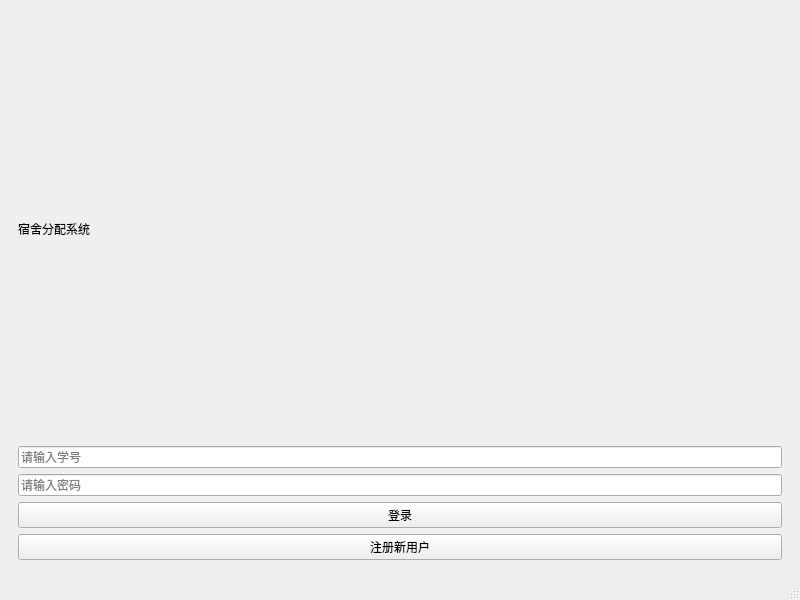
<?xml version="1.0" encoding="UTF-8"?>
<ui version="4.0">
 <class>MainWindow</class>
 <widget class="QMainWindow" name="MainWindow">
  <property name="geometry">
   <rect>
    <x>0</x>
    <y>0</y>
    <width>800</width>
    <height>600</height>
   </rect>
  </property>
  <property name="windowTitle">
   <string>宿舍分配系统</string>
  </property>
  <widget class="QWidget" name="centralwidget">
   <layout class="QVBoxLayout" name="verticalLayout">
    <item>
     <widget class="QStackedWidget" name="stackedWidget">
      <!-- 登录页面 -->
      <widget class="QWidget" name="loginPage">
       <layout class="QVBoxLayout" name="verticalLayout_2">
        <item>
         <widget class="QLabel" name="loginTitle">
          <property name="text">
           <string>宿舍分配系统</string>
          </property>
         </widget>
        </item>
        <item>
         <widget class="QLineEdit" name="studentIdInput">
          <property name="placeholderText">
           <string>请输入学号</string>
          </property>
         </widget>
        </item>
        <item>
         <widget class="QLineEdit" name="passwordInput">
          <property name="echoMode">
           <enum>QLineEdit::Password</enum>
          </property>
          <property name="placeholderText">
           <string>请输入密码</string>
          </property>
         </widget>
        </item>
        <item>
         <widget class="QPushButton" name="loginButton">
          <property name="text">
           <string>登录</string>
          </property>
         </widget>
        </item>
        <item>
         <widget class="QPushButton" name="registerButton">
          <property name="text">
           <string>注册新用户</string>
          </property>
         </widget>
        </item>
       </layout>
      </widget>

      <!-- 注册页面 -->
      <widget class="QWidget" name="registerPage">
       <layout class="QVBoxLayout" name="verticalLayout_3">
        <item>
         <widget class="QLabel" name="registerTitle">
          <property name="text">
           <string>新用户注册</string>
          </property>
         </widget>
        </item>
        <item>
         <widget class="QLabel" name="regIdCardLabel">
          <property name="text">
           <string>身份证号：</string>
          </property>
         </widget>
        </item>
        <item>
         <widget class="QLineEdit" name="regIdCardInput">
          <property name="placeholderText">
           <string>请输入18位身份证号</string>
          </property>
         </widget>
        </item>
        <item>
         <widget class="QLabel" name="regNameLabel">
          <property name="text">
           <string>姓名：</string>
          </property>
         </widget>
        </item>
        <item>
         <widget class="QLineEdit" name="regNameInput">
          <property name="placeholderText">
           <string>请输入姓名</string>
          </property>
         </widget>
        </item>
        <item>
         <widget class="QLabel" name="regGenderLabel">
          <property name="text">
           <string>性别：</string>
          </property>
         </widget>
        </item>
        <item>
         <widget class="QComboBox" name="regGenderInput">
          <property name="sizePolicy">
           <sizepolicy hsizetype="Expanding" vsizetype="Fixed">
            <horstretch>0</horstretch>
            <verstretch>0</verstretch>
           </sizepolicy>
          </property>
          <property name="minimumSize">
           <size>
            <width>0</width>
            <height>40</height>
           </size>
          </property>
          <item>
           <property name="text">
            <string>男</string>
           </property>
          </item>
          <item>
           <property name="text">
            <string>女</string>
           </property>
          </item>
         </widget>
        </item>
        <item>
         <widget class="QLabel" name="regMajorLabel">
          <property name="text">
           <string>专业：</string>
          </property>
         </widget>
        </item>
        <item>
         <widget class="QComboBox" name="regMajorInput">
          <property name="sizePolicy">
           <sizepolicy hsizetype="Expanding" vsizetype="Fixed">
            <horstretch>0</horstretch>
            <verstretch>0</verstretch>
           </sizepolicy>
          </property>
          <property name="minimumSize">
           <size>
            <width>0</width>
            <height>40</height>
           </size>
          </property>
          <item>
           <property name="text">
            <string>计算机科学与技术</string>
           </property>
          </item>
          <item>
           <property name="text">
            <string>软件工程</string>
           </property>
          </item>
          <item>
           <property name="text">
            <string>人工智能</string>
           </property>
          </item>
          <item>
           <property name="text">
            <string>数据科学</string>
           </property>
          </item>
          <item>
           <property name="text">
            <string>电子信息工程</string>
           </property>
          </item>
          <item>
           <property name="text">
            <string>通信工程</string>
           </property>
          </item>
          <item>
           <property name="text">
            <string>自动化</string>
           </property>
          </item>
          <item>
           <property name="text">
            <string>机械工程</string>
           </property>
          </item>
          <item>
           <property name="text">
            <string>电气工程</string>
           </property>
          </item>
          <item>
           <property name="text">
            <string>土木工程</string>
           </property>
          </item>
          <item>
           <property name="text">
            <string>化学工程</string>
           </property>
          </item>
          <item>
           <property name="text">
            <string>生物工程</string>
           </property>
          </item>
          <item>
           <property name="text">
            <string>环境工程</string>
           </property>
          </item>
          <item>
           <property name="text">
            <string>材料科学与工程</string>
           </property>
          </item>
          <item>
           <property name="text">
            <string>工业工程</string>
           </property>
          </item>
          <item>
           <property name="text">
            <string>经济学</string>
           </property>
          </item>
          <item>
           <property name="text">
            <string>金融学</string>
           </property>
          </item>
          <item>
           <property name="text">
            <string>工商管理</string>
           </property>
          </item>
          <item>
           <property name="text">
            <string>市场营销</string>
           </property>
          </item>
          <item>
           <property name="text">
            <string>会计学</string>
           </property>
          </item>
          <item>
           <property name="text">
            <string>法学</string>
           </property>
          </item>
          <item>
           <property name="text">
            <string>新闻传播学</string>
           </property>
          </item>
          <item>
           <property name="text">
            <string>心理学</string>
           </property>
          </item>
          <item>
           <property name="text">
            <string>教育学</string>
           </property>
          </item>
          <item>
           <property name="text">
            <string>医学</string>
           </property>
          </item>
          <item>
           <property name="text">
            <string>药学</string>
           </property>
          </item>
          <item>
           <property name="text">
            <string>护理学</string>
           </property>
          </item>
          <item>
           <property name="text">
            <string>艺术设计</string>
           </property>
          </item>
          <item>
           <property name="text">
            <string>音乐学</string>
           </property>
          </item>
          <item>
           <property name="text">
            <string>体育学</string>
           </property>
          </item>
          <item>
           <property name="text">
            <string>其他</string>
           </property>
          </item>
         </widget>
        </item>
        <item>
         <widget class="QLabel" name="regPasswordLabel">
          <property name="text">
           <string>密码：</string>
          </property>
         </widget>
        </item>
        <item>
         <widget class="QLineEdit" name="regPasswordInput">
          <property name="echoMode">
           <enum>QLineEdit::Password</enum>
          </property>
          <property name="placeholderText">
           <string>请输入密码</string>
          </property>
         </widget>
        </item>
        <item>
         <widget class="QPushButton" name="submitRegisterButton">
          <property name="text">
           <string>提交注册</string>
          </property>
         </widget>
        </item>
        <item>
         <widget class="QPushButton" name="backToLoginButton">
          <property name="text">
           <string>返回登录</string>
          </property>
         </widget>
        </item>
       </layout>
      </widget>

      <!-- 个人主页 -->
      <widget class="QWidget" name="homePage">
       <layout class="QVBoxLayout" name="verticalLayout_home">
        <item>
         <widget class="QLabel" name="welcomeLabel"/>
        </item>
        <item>
         <widget class="QPushButton" name="studentMessageCenterButton">
          <property name="text">
           <string>消息中心</string>
          </property>
         </widget>
        </item>
        <item>
         <widget class="QPushButton" name="assignDormitoryButton">
          <property name="text">
           <string>分配宿舍</string>
          </property>
         </widget>
        </item>
        <item>
         <widget class="QGroupBox" name="userInfoGroup"/>
        </item>
        <item>
         <widget class="QGroupBox" name="dormitoryAssignmentGroup">
          <property name="title">
           <string>宿舍分配信息</string>
          </property>
          <layout class="QVBoxLayout" name="verticalLayout_assignment">
           <item>
            <widget class="QLabel" name="assignmentInfoLabel">
             <property name="text">
              <string>暂未分配宿舍</string>
             </property>
             <property name="alignment">
              <set>Qt::AlignCenter</set>
             </property>
            </widget>
           </item>
          </layout>
         </widget>
        </item>
        <item>
         <widget class="QPushButton" name="studentLogoutButton">
          <property name="text">
           <string>退出登录</string>
          </property>
         </widget>
        </item>
       </layout>
      </widget>

      <!-- 偏好设置页面 -->
      <widget class="QWidget" name="preferencesPage">
       <layout class="QVBoxLayout" name="verticalLayout_7">
        <item>
         <widget class="QLabel" name="preferencesTitle">
          <property name="text">
           <string>设置宿舍偏好</string>
          </property>
         </widget>
        </item>
        <item>
         <widget class="QGroupBox" name="bedPreferenceGroup">
          <property name="title">
           <string>床位偏好</string>
          </property>
          <layout class="QFormLayout" name="formLayout_3">
           <item row="0" column="0">
            <widget class="QLabel" name="preferUpperLabel">
             <property name="text">
              <string>床位位置：</string>
             </property>
            </widget>
           </item>
           <item row="0" column="1">
            <widget class="QComboBox" name="preferUpperInput">
             <property name="sizePolicy">
              <sizepolicy hsizetype="Expanding" vsizetype="Fixed">
               <horstretch>0</horstretch>
               <verstretch>0</verstretch>
              </sizepolicy>
             </property>
             <property name="minimumSize">
              <size>
               <width>0</width>
               <height>40</height>
              </size>
             </property>
             <item>
              <property name="text">
               <string>上铺</string>
              </property>
             </item>
             <item>
              <property name="text">
               <string>下铺</string>
              </property>
             </item>
            </widget>
           </item>
           <item row="1" column="0">
            <widget class="QLabel" name="preferCapacityLabel">
             <property name="text">
              <string>宿舍容量：</string>
             </property>
            </widget>
           </item>
           <item row="1" column="1">
            <widget class="QComboBox" name="preferCapacityInput">
             <property name="sizePolicy">
              <sizepolicy hsizetype="Expanding" vsizetype="Fixed">
               <horstretch>0</horstretch>
               <verstretch>0</verstretch>
              </sizepolicy>
             </property>
             <property name="minimumSize">
              <size>
               <width>0</width>
               <height>40</height>
              </size>
             </property>
             <item>
              <property name="text">
               <string>4人</string>
              </property>
             </item>
             <item>
              <property name="text">
               <string>6人</string>
              </property>
             </item>
             <item>
              <property name="text">
               <string>8人</string>
              </property>
             </item>
            </widget>
           </item>
          </layout>
         </widget>
        </item>
        <item>
         <widget class="QGroupBox" name="scheduleGroup">
          <property name="title">
           <string>作息时间</string>
          </property>
          <layout class="QVBoxLayout" name="verticalLayout_8">
           <item>
            <widget class="QRadioButton" name="earlyBirdRadio">
             <property name="text">
              <string>早睡早起型（22:00前睡觉）</string>
             </property>
            </widget>
           </item>
           <item>
            <widget class="QRadioButton" name="normalRadio">
             <property name="checked">
              <bool>true</bool>
             </property>
             <property name="text">
              <string>正常作息型（23:00前睡觉）</string>
             </property>
            </widget>
           </item>
           <item>
            <widget class="QRadioButton" name="nightOwlRadio">
             <property name="text">
              <string>夜猫子型（23:00后睡觉）</string>
             </property>
            </widget>
           </item>
          </layout>
         </widget>
        </item>
        <item>
         <widget class="QGroupBox" name="hobbiesGroup">
          <property name="title">
           <string>兴趣爱好</string>
          </property>
          <layout class="QGridLayout" name="gridLayout">
           <item row="0" column="0">
            <widget class="QCheckBox" name="readingCheck">
             <property name="text">
              <string>阅读</string>
             </property>
            </widget>
           </item>
           <item row="0" column="1">
            <widget class="QCheckBox" name="gamingCheck">
             <property name="text">
              <string>游戏</string>
             </property>
            </widget>
           </item>
           <item row="0" column="2">
            <widget class="QCheckBox" name="sportsCheck">
             <property name="text">
              <string>运动</string>
             </property>
            </widget>
           </item>
           <item row="1" column="0">
            <widget class="QCheckBox" name="musicCheck">
             <property name="text">
              <string>音乐</string>
             </property>
            </widget>
           </item>
           <item row="1" column="1">
            <widget class="QCheckBox" name="artCheck">
             <property name="text">
              <string>艺术</string>
             </property>
            </widget>
           </item>
           <item row="1" column="2">
            <widget class="QCheckBox" name="programmingCheck">
             <property name="text">
              <string>编程</string>
             </property>
            </widget>
           </item>
           <item row="2" column="0">
            <widget class="QCheckBox" name="photographyCheck">
             <property name="text">
              <string>摄影</string>
             </property>
            </widget>
           </item>
           <item row="2" column="1">
            <widget class="QCheckBox" name="cookingCheck">
             <property name="text">
              <string>烹饪</string>
             </property>
            </widget>
           </item>
           <item row="2" column="2">
            <widget class="QCheckBox" name="travelCheck">
             <property name="text">
              <string>旅行</string>
             </property>
            </widget>
           </item>
           <item row="3" column="0">
            <widget class="QCheckBox" name="otherCheck">
             <property name="text">
              <string>其他</string>
             </property>
            </widget>
           </item>
          </layout>
         </widget>
        </item>
        <item>
         <widget class="QCheckBox" name="acceptDifferentMajorInput">
          <property name="text">
           <string>接受与不同专业的学生同住</string>
          </property>
         </widget>
        </item>
        <item>
         <layout class="QHBoxLayout" name="horizontalLayout_2">
          <item>
           <widget class="QPushButton" name="submitPreferencesButton">
            <property name="text">
             <string>保存偏好</string>
            </property>
           </widget>
          </item>
          <item>
           <widget class="QPushButton" name="startAssignmentButton">
            <property name="text">
             <string>开始分配</string>
            </property>
           </widget>
          </item>
          <item>
           <widget class="QPushButton" name="cancelPreferencesButton">
            <property name="text">
             <string>取消</string>
            </property>
           </widget>
          </item>
         </layout>
        </item>
       </layout>
      </widget>

      <!-- 宿舍管理页面 -->
      <widget class="QWidget" name="dormitoryManagementPage">
       <layout class="QVBoxLayout" name="verticalLayout_5">
        <item>
         <widget class="QPushButton" name="messageCenterButton">
          <property name="text">
           <string>消息中心</string>
          </property>
         </widget>
        </item>
        <item>
         <widget class="QPushButton" name="logoutButton">
          <property name="text">
           <string>退出登录</string>
          </property>
         </widget>
        </item>
        <item>
         <widget class="QLabel" name="dormitoryManagementTitle"/>
        </item>
        <item>
         <layout class="QGridLayout" name="gridLayout">
          <item row="0" column="0">
           <widget class="QLabel" name="dormitoryNameLabel">
            <property name="text">
             <string>宿舍名称：</string>
            </property>
           </widget>
          </item>
          <item row="0" column="1">
           <widget class="QLineEdit" name="dormitoryNameInput">
            <property name="placeholderText">
             <string>请输入宿舍名称</string>
            </property>
           </widget>
          </item>
          <item row="1" column="0">
           <widget class="QLabel" name="buildingLabel">
            <property name="text">
             <string>楼栋：</string>
            </property>
           </widget>
          </item>
          <item row="1" column="1">
           <widget class="QLineEdit" name="buildingInput">
            <property name="placeholderText">
             <string>请输入楼栋号</string>
            </property>
           </widget>
          </item>
          <item row="2" column="0">
           <widget class="QLabel" name="roomNumberLabel">
            <property name="text">
             <string>房间号：</string>
            </property>
           </widget>
          </item>
          <item row="2" column="1">
           <widget class="QLineEdit" name="roomNumberInput">
            <property name="placeholderText">
             <string>请输入房间号</string>
            </property>
           </widget>
          </item>
          <item row="3" column="0">
           <widget class="QLabel" name="capacityLabel">
            <property name="text">
             <string>容量：</string>
            </property>
           </widget>
          </item>
          <item row="3" column="1">
           <widget class="QComboBox" name="capacityInput">
            <property name="sizePolicy">
             <sizepolicy hsizetype="Expanding" vsizetype="Fixed">
              <horstretch>0</horstretch>
              <verstretch>0</verstretch>
             </sizepolicy>
            </property>
            <property name="minimumSize">
             <size>
              <width>0</width>
              <height>40</height>
             </size>
            </property>
            <item>
             <property name="text">
              <string>4人</string>
             </property>
            </item>
            <item>
             <property name="text">
              <string>6人</string>
             </property>
            </item>
            <item>
             <property name="text">
              <string>8人</string>
             </property>
            </item>
           </widget>
          </item>
          <item row="4" column="0">
           <widget class="QLabel" name="dormitoryGenderLabel">
            <property name="text">
             <string>性别：</string>
            </property>
           </widget>
          </item>
          <item row="4" column="1">
           <widget class="QComboBox" name="dormitoryGenderInput">
            <property name="sizePolicy">
             <sizepolicy hsizetype="Expanding" vsizetype="Fixed">
              <horstretch>0</horstretch>
              <verstretch>0</verstretch>
             </sizepolicy>
            </property>
            <property name="minimumSize">
             <size>
              <width>0</width>
              <height>40</height>
             </size>
            </property>
            <item>
             <property name="text">
              <string>男</string>
             </property>
            </item>
            <item>
             <property name="text">
              <string>女</string>
             </property>
            </item>
           </widget>
          </item>
          <item row="5" column="0">
           <widget class="QLabel" name="scheduleTypeLabel">
            <property name="text">
             <string>作息类型：</string>
            </property>
           </widget>
          </item>
          <item row="5" column="1">
           <widget class="QComboBox" name="scheduleTypeInput">
            <property name="sizePolicy">
             <sizepolicy hsizetype="Expanding" vsizetype="Fixed">
              <horstretch>0</horstretch>
              <verstretch>0</verstretch>
             </sizepolicy>
            </property>
            <property name="minimumSize">
             <size>
              <width>0</width>
              <height>40</height>
             </size>
            </property>
            <item>
             <property name="text">
              <string>早</string>
             </property>
            </item>
            <item>
             <property name="text">
              <string>晚</string>
             </property>
            </item>
           </widget>
          </item>
          <item row="6" column="0" colspan="2">
           <widget class="QCheckBox" name="acceptDifferentMajorCheckBox">
            <property name="text">
             <string>接受不同专业</string>
            </property>
           </widget>
          </item>
         </layout>
        </item>
        <item>
         <layout class="QHBoxLayout" name="horizontalLayout">
          <item>
           <widget class="QPushButton" name="addDormitoryButton">
            <property name="text">
             <string>添加宿舍</string>
            </property>
           </widget>
          </item>
          <item>
           <widget class="QPushButton" name="editDormitoryButton">
            <property name="text">
             <string>编辑宿舍</string>
            </property>
           </widget>
          </item>
          <item>
           <widget class="QPushButton" name="deleteDormitoryButton">
            <property name="text">
             <string>删除宿舍</string>
            </property>
           </widget>
          </item>
         </layout>
        </item>
        <item>
         <widget class="QTableWidget" name="dormitoryTable">
          <column>
           <property name="text">
            <string>ID</string>
           </property>
          </column>
          <column>
           <property name="text">
            <string>宿舍名称</string>
           </property>
          </column>
          <column>
           <property name="text">
            <string>楼栋</string>
           </property>
          </column>
          <column>
           <property name="text">
            <string>房间号</string>
           </property>
          </column>
          <column>
           <property name="text">
            <string>容量</string>
           </property>
          </column>
          <column>
           <property name="text">
            <string>性别</string>
           </property>
          </column>
          <column>
           <property name="text">
            <string>当前人数</string>
           </property>
          </column>
          <column>
           <property name="text">
            <string>作息类型</string>
           </property>
          </column>
          <column>
           <property name="text">
            <string>接受不同专业</string>
           </property>
          </column>
         </widget>
        </item>
        <item>
         <widget class="QPushButton" name="backToHomeButton">
          <property name="text">
           <string>返回主页</string>
          </property>
         </widget>
        </item>
       </layout>
      </widget>

      <!-- 消息页面 -->
      <widget class="QWidget" name="messagePage">
       <layout class="QVBoxLayout" name="verticalLayout_message">
        <item>
         <widget class="QLabel" name="messagePageTitle">
          <property name="text">
           <string>消息中心</string>
          </property>
          <property name="alignment">
           <set>Qt::AlignCenter</set>
          </property>
         </widget>
        </item>
        <item>
         <layout class="QHBoxLayout" name="messageLayout">
          <item>
           <widget class="QTableWidget" name="userTable">
            <property name="maximumWidth">
             <number>200</number>
            </property>
            <property name="visible">
             <bool>false</bool>
            </property>
           </widget>
          </item>
          <item>
           <layout class="QVBoxLayout" name="messageContentLayout">
            <item>
             <widget class="QListWidget" name="messageList">
              <property name="alternatingRowColors">
               <bool>true</bool>
              </property>
              <property name="spacing">
               <number>5</number>
              </property>
             </widget>
            </item>
            <item>
             <layout class="QHBoxLayout" name="messageInputLayout">
              <item>
               <widget class="QLineEdit" name="messageInput">
                <property name="placeholderText">
                 <string>输入消息...</string>
                </property>
               </widget>
              </item>
              <item>
               <widget class="QPushButton" name="sendMessageButton">
                <property name="text">
                 <string>发送</string>
                </property>
                <property name="minimumWidth">
                 <number>60</number>
                </property>
               </widget>
              </item>
             </layout>
            </item>
           </layout>
          </item>
         </layout>
        </item>
        <item>
         <layout class="QHBoxLayout" name="messageButtonLayout">
          <item>
           <widget class="QPushButton" name="backToHomeButton1">
            <property name="text">
             <string>返回</string>
            </property>
           </widget>
          </item>
         </layout>
        </item>
       </layout>
      </widget>

     </widget>
    </item>
   </layout>
  </widget>
  <widget class="QMenuBar" name="menubar">
   <property name="geometry">
    <rect>
     <x>0</x>
     <y>0</y>
     <width>800</width>
     <height>22</height>
    </rect>
   </property>
   <widget class="QMenu" name="menuSystem">
    <property name="title">
     <string>系统</string>
    </property>
   </widget>
   <widget class="QMenu" name="menuDormitory">
    <property name="title">
     <string>宿舍管理</string>
    </property>
   </widget>
   <widget class="QMenu" name="menuUser">
    <property name="title">
     <string>用户管理</string>
    </property>
   </widget>
   <widget class="QMenu" name="menuHelp">
    <property name="title">
     <string>帮助</string>
    </property>
   </widget>
  </widget>
  <widget class="QStatusBar" name="statusbar"/>
 </widget>
 <resources/>
 <connections/>
</ui>
